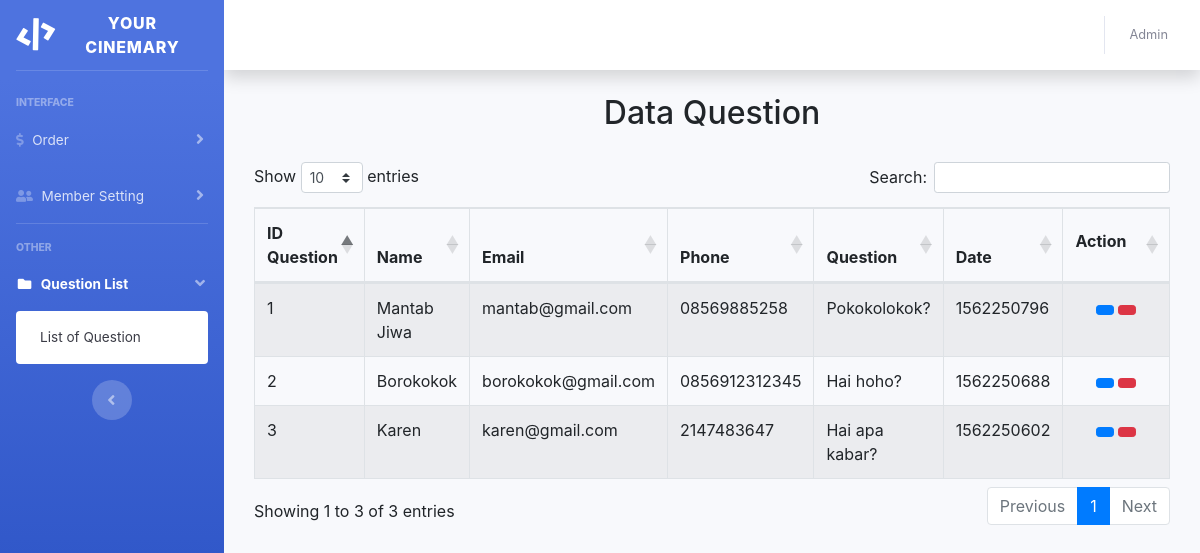
The page /index.php/questiontmpl on the database its author committed.
### tables this page shows
CREATE TABLE `contact` (
  `id_question` int(11) NOT NULL,
  `name` varchar(128) NOT NULL,
  `email` varchar(128) NOT NULL,
  `phone` varchar(20) NOT NULL,
  `question` varchar(300) NOT NULL,
  `date` int(11) NOT NULL
);

### application/controllers/Questiontmpl.php (called while the page is built, shortened)
<?php
class Questiontmpl extends CI_Controller {
    public function __construct()
    {
        $this->load->model('m_questiontmpl');
    }
    public function index()
    {
        $data = array(
            'title' => 'Data Question',
            'data_question' => $this->m_questiontmpl->get_all_question()
        );
        $this->load->view('template/headeradmin',$data);
        $this->load->view('template/sidebar',$data);
        $this->load->view('template/topbar',$data);
        $this->load->view('questiontmpl',$data);
    }
}

### index.php (called while the page is built, shortened)
<?php
require_once BASEPATH.'core/CodeIgniter.php';

### application/models/m_questiontmpl.php (called while the page is built, shortened)
<?php
class M_Questiontmpl extends CI_Model {
    public function get_all_question(){
        $query = $this->db->order_by('id_question','DESC')->get('contact');
    return $query->result();
    }
}

### application/views/questiontmpl.php (the view, shortened to what this page needs)
<!DOCTYPE html>
<html>
<head>
    <link rel="stylesheet" type="text/css" href="https://stackpath.bootstrapcdn.com/bootstrap/4.3.1/css/bootstrap.min.css">
    <link rel="stylesheet" type="text/css" href="https://cdn.datatables.net/1.10.18/css/dataTables.bootstrap4.min.css">
</head>
<body>
<div class="container" style="margin-top: 20px">
    <div class="col-md-12">
        <h2 style="text-align: center;margin-bottom: 30px"> Data Question </h2>
        <table id="table_id" class="table table-striped table-bordered" cellspacing="0" width="100%">
            <thead>
                <tr>
                    <th> ID Question </th>
                    <th> Name </th>
                    <th> Email </th>
                    <th> Phone </th>
                    <th> Question </th>
                    <th> Date </th>
                    <th style="width: 125px;"><p>Action</p></th>
                </tr>
            </thead>
            <tbody>
                <?php
                $no = 1;
                foreach ($data_question as $question) {
                ?>
                <tr>
                    <td><?php echo $no++;?></td>
                    <td><?php echo $question->name; ?></td>
                    <td><?php echo $question->email; ?></td>
                    <td><?php echo $question->phone; ?></td>
                    <td><?php echo $question->question; ?></td>
                    <td><?php echo $question->date; ?></td>
                    <td style="text-align: center;">
                        <button class="btn btn-sm btn-primary" onclick="edit_book(<?php echo $question->id_question; ?>)"><i class="glyphicon glyphcion-pencil"></i></button>
                        <button class="btn btn-sm btn-danger" onclick="delete_book(<?php echo $question->id_question; ?>)"><i class="glyphicon glyphcion-pencil"></i></button>
                    </td>
                </tr>
                <?php } ?>
            </tbody>
        </table>
    </div>
</div>
 </body>
 </html>

### rows shown on the page
contact: name "Mantab Jiwa", email "mantab@gmail.com", phone "08569885258", question "Pokokolokok?", date "1562250796"
contact: name "Borokokok", email "borokokok@gmail.com", phone "0856912312345", question "Hai hoho?", date "1562250688"
contact: name "Karen", email "karen@gmail.com", phone "2147483647", question "Hai apa kabar?", date "1562250602"
